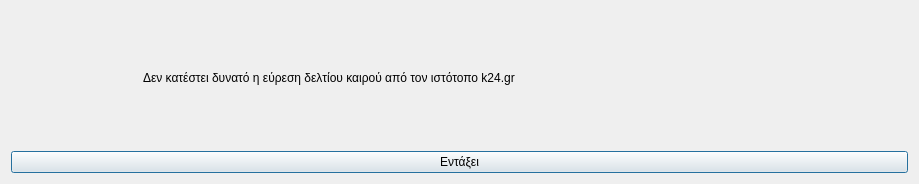
<?xml version="1.0" encoding="UTF-8"?>
<ui version="4.0">
 <class>Dialog</class>
 <widget class="QDialog" name="Dialog">
  <property name="geometry">
   <rect>
    <x>0</x>
    <y>0</y>
    <width>919</width>
    <height>184</height>
   </rect>
  </property>
  <property name="windowTitle">
   <string>Αδυναμία εύρεσης δελτίου καιρού από k24.gr</string>
  </property>
  <property name="windowIcon">
   <iconset resource="../../../../icons.qrc">
    <normaloff>:/rest-windows/assets/images/rest-windows/information.png</normaloff>:/rest-windows/assets/images/rest-windows/information.png</iconset>
  </property>
  <layout class="QGridLayout" name="gridLayout">
   <item row="1" column="0">
    <widget class="QPushButton" name="ok">
     <property name="text">
      <string>Εντάξει</string>
     </property>
     <property name="icon">
      <iconset resource="../../../../icons.qrc">
       <normaloff>:/rest-windows/assets/images/rest-windows/ok.png</normaloff>:/rest-windows/assets/images/rest-windows/ok.png</iconset>
     </property>
    </widget>
   </item>
   <item row="0" column="0">
    <widget class="QFrame" name="frame">
     <property name="styleSheet">
      <string notr="true">QFrame{border:0px;}</string>
     </property>
     <property name="frameShape">
      <enum>QFrame::StyledPanel</enum>
     </property>
     <property name="frameShadow">
      <enum>QFrame::Raised</enum>
     </property>
     <layout class="QHBoxLayout" name="horizontalLayout">
      <item>
       <widget class="QLabel" name="image_label">
        <property name="maximumSize">
         <size>
          <width>117</width>
          <height>117</height>
         </size>
        </property>
        <property name="text">
         <string/>
        </property>
        <property name="pixmap">
         <pixmap resource="../../../../icons.qrc">:/rest-windows/assets/images/rest-windows/information.png</pixmap>
        </property>
        <property name="scaledContents">
         <bool>true</bool>
        </property>
       </widget>
      </item>
      <item>
       <widget class="QLabel" name="label">
        <property name="text">
         <string>Δεν κατέστει δυνατό η εύρεση δελτίου καιρού από τον ιστότοπο k24.gr</string>
        </property>
        <property name="alignment">
         <set>Qt::AlignJustify|Qt::AlignVCenter</set>
        </property>
        <property name="wordWrap">
         <bool>true</bool>
        </property>
       </widget>
      </item>
     </layout>
    </widget>
   </item>
  </layout>
 </widget>
 <tabstops>
  <tabstop>ok</tabstop>
 </tabstops>
 <resources>
  <include location="../../../../icons.qrc"/>
  <include location="../../../../icons.qrc"/>
 </resources>
 <connections/>
</ui>
